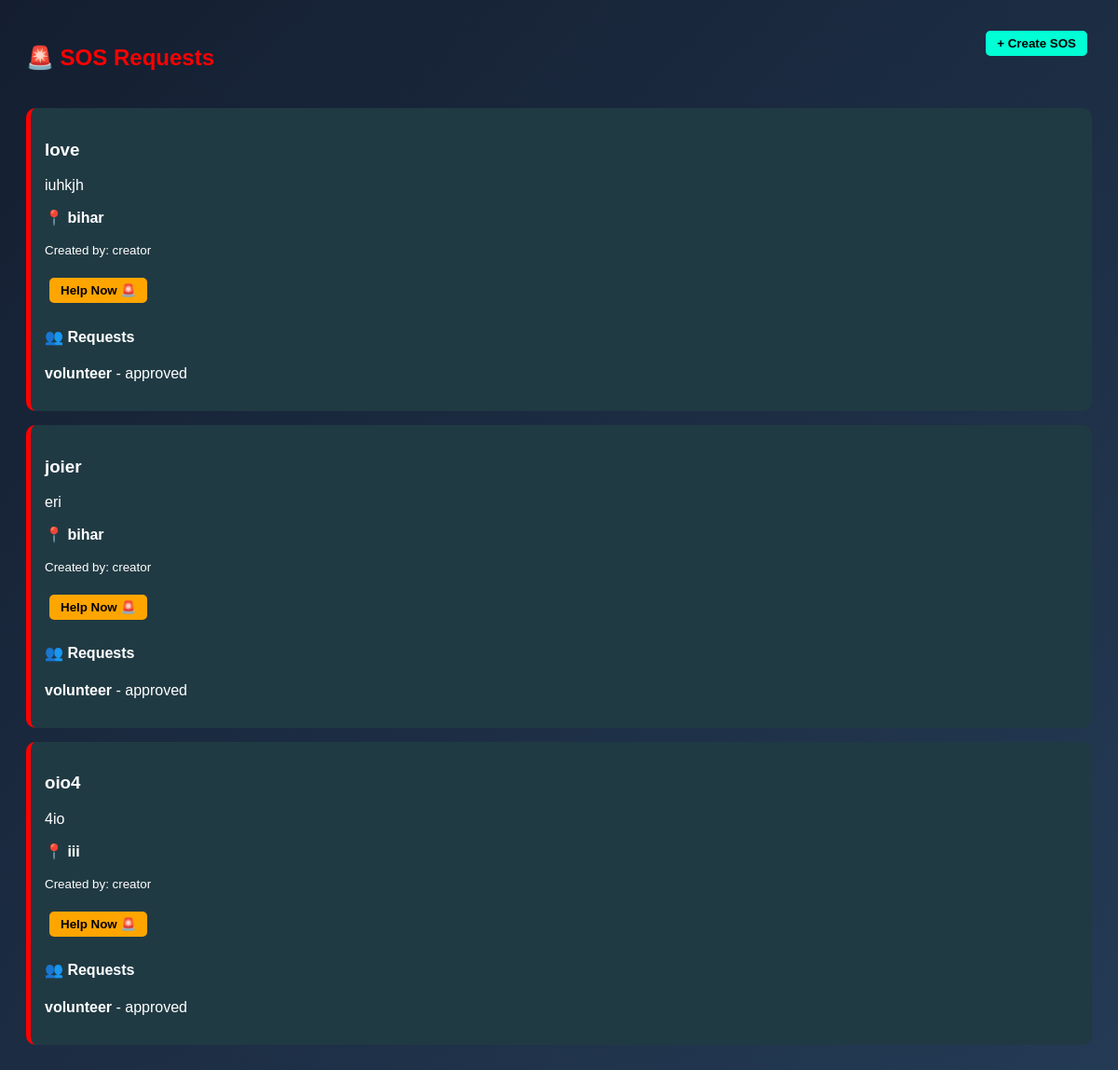
The page /sos/ (signed in) on the database its author committed.
### sos/models.py (models this page shows, shortened)
class SOS(models.Model):
    title = models.CharField(max_length=100)
    description = models.TextField()
    location = models.CharField(max_length=100)
    created_by = models.ForeignKey(User, on_delete=models.CASCADE)

class SOSJoin(models.Model):
    STATUS_CHOICES = (
        ('pending', 'Pending'),
        ('approved', 'Approved'),
        ('rejected', 'Rejected'),
    )
    sos = models.ForeignKey(SOS, on_delete=models.CASCADE)
    volunteer = models.ForeignKey(User, on_delete=models.CASCADE)
    status = models.CharField(max_length=10, choices=STATUS_CHOICES, default='pending')

### core/models.py (models this page shows)
class User(AbstractUser):
    ROLE_CHOICES = (
        ('volunteer', 'Volunteer'),
        ('creator', 'Event Creator'),
        ('sponsor', 'Sponsor'),
    )
    role = models.CharField(max_length=20, choices=ROLE_CHOICES)
    email = models.EmailField(blank=True)
    groups = models.ManyToManyField('auth.Group', related_name='core_user_set', blank=True)
    user_permissions = models.ManyToManyField('auth.Permission', related_name='core_user_permissions_set', blank=True)

### sos/views.py (the view)
# urls.py: path('', views.sos_list, name='sos_list'),
def sos_list(request):
    sos_list = SOS.objects.all()
    return render(request, 'sos_list.html', {'sos_list': sos_list})

### templates/sos_list.html (shortened to what this page needs)
<!DOCTYPE html>
<html>
<head>
</head>
<body>
<div class="top-bar">
    <h2>🚨 SOS Requests</h2>
    <a href="/sos/create/">
        <button class="btn create-btn">+ Create SOS</button>
    </a>
</div>
{% for s in sos_list %}
<div class="card">
    <h3>{{ s.title }}</h3>
    <p>{{ s.description }}</p>
    <p><b>📍 {{ s.location }}</b></p>
    <p><small>Created by: {{ s.created_by.username }}</small></p>
    {% if request.user.is_authenticated %}
    <form action="{% url 'join_sos' s.id %}" method="POST">
        <button class="btn join">Help Now 🚨</button>
    </form>
    {% else %}
    <p>Login to help</p>
    {% endif %}
    {% if request.user == s.created_by %}
        <h4>👥 Requests</h4>
        {% for j in s.sosjoin_set.all %}
            <div style="margin-bottom:10px;">
                <p>
                    <strong>{{ j.volunteer.username }}</strong> - {{ j.status }}
                </p>
            </div>
        {% empty %}
            <p>No requests yet</p>
        {% endfor %}
    {% endif %}
</div>
{% empty %}
<p>No SOS requests available</p>
{% endfor %}
</body>
</html>

### templates/sos_list.html (style rules this page uses)
body { font-family: sans-serif; background: linear-gradient(135deg,#141e30,#243b55); color: white; padding: 20px; }
h2 { color: red; }
.card { background: #203a43; padding: 15px; margin: 15px 0; border-radius: 10px; border-left: 5px solid red; }
.btn { padding: 6px 12px; border: none; border-radius: 5px; margin: 5px; cursor: pointer; font-weight: bold; }
.join { background: orange; color: black; }
.top-bar { display:flex; justify-content:space-between; margin-bottom:20px; }
.create-btn { background:#00ffd5; }

### rows shown on the page
SOS: title "love", description "iuhkjh", location "bihar", created_by.username "creator"
SOSJoin: volunteer.username "volunteer", status "approved"
SOS: title "joier", description "eri", location "bihar", created_by.username "creator"
SOSJoin: volunteer.username "volunteer", status "approved"
SOS: title "oio4", description "4io", location "iii", created_by.username "creator"
SOSJoin: volunteer.username "volunteer", status "approved"
